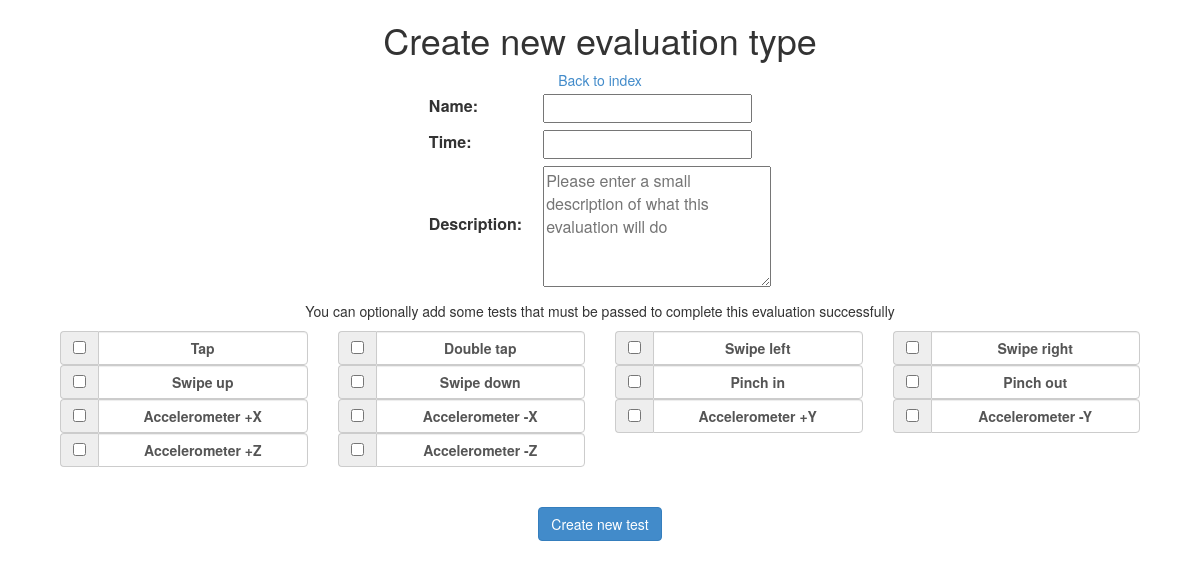
The page /admin/evaluations/create.php on the database as committed earlier.
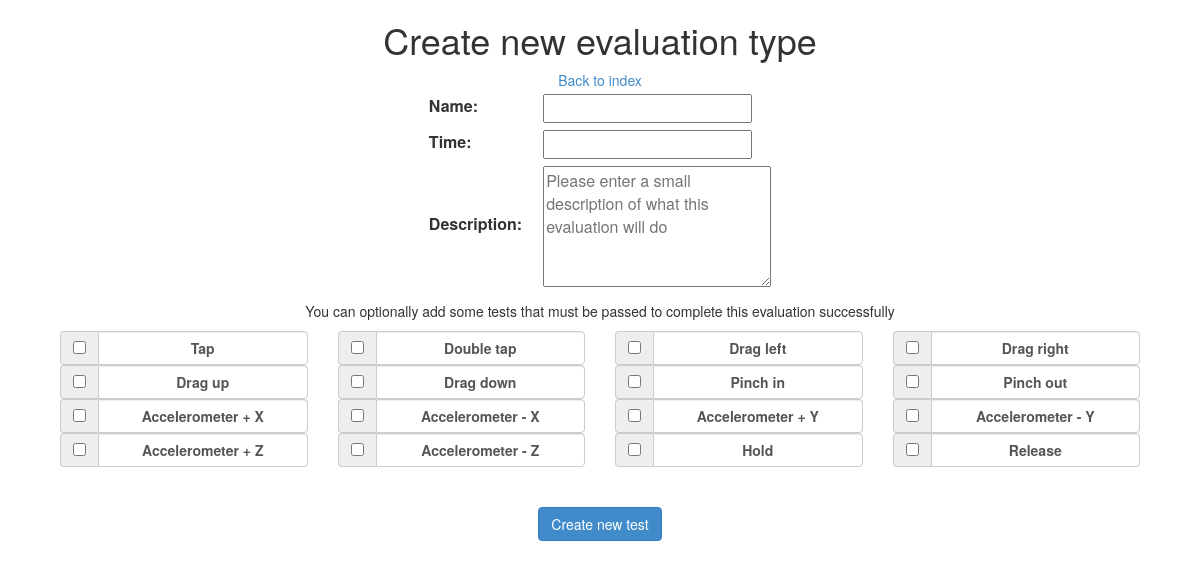
The same page on the database as committed later.
### tables this page shows
CREATE TABLE `tests` (
  `id_test` int(11) NOT NULL AUTO_INCREMENT,
  `name` varchar(45) DEFAULT NULL,
  `action` int(11) NOT NULL DEFAULT '26' COMMENT 'contains the different tests that can be performed, i.e. tap, double tap, swipes, pinches and more.',
  `description` varchar(45) DEFAULT NULL,
  `tag` varchar(45) NOT NULL,
  PRIMARY KEY (`id_test`),
  KEY `fk_tests_1_idx` (`action`),
  CONSTRAINT `fk_tests_1` FOREIGN KEY (`action`) REFERENCES `supported_events` (`id_event`) ON DELETE NO ACTION ON UPDATE NO ACTION
);

### admin/evaluations/create.php (the view, shortened to what this page needs)
<html>
    <head>
        <?php
        include "../../template/_head.php";
        include '../../db_info.php';
        $link = mysqli_connect($hst, $usrnm, $psswrd, $schm) or die("Error " . mysqli_error($link));
        $tests_query = "SELECT t.* FROM tests t ORDER BY t.id_test;" or die("Error " . mysqli_error($link));
        $tests = $link->query($tests_query);
        $tests_array = array();
        ?>
        <link rel="stylesheet" type="text/css" href="/mobile/admin/css/admin.css">
    </head>
    <body>
        <div class="container">
            <center>
                <h1>Create new evaluation type</h1>
                <a href="/mobile/admin/" >Back to index</a>
                <form>
                    <table class="stylish">
                        <tr>
                            <td>
                                <label>Name:</label>
                            </td>
                            <td>
                                <input id="name" type="text" required="true" >
                            </td>
                        </tr>
                        <tr>
                            <td>
                                <label>Time:</label>
                            </td>
                            <td>
                                <input id="time" type="number" required="false">
                            </td>
                        </tr>
                        <tr>
                            <td>
                                <label>Description:</label>
                            </td>
                            <td>
                                <textarea id="description" rows="5" cols="23" placeholder="Please enter a small description of what this evaluation will do"></textarea>
                            </td>
                        </tr>
                    </table>
                    <span class="row" >
                        <p>You can optionally add some tests that must be passed to complete this evaluation successfully</p>
                        <div class="col-xs-12">
                            <?php while ($test = mysqli_fetch_array($tests)) {
                                $tests_array[] = $test;
                                ?>
                                <div class="col-xs-3">
                                    <div class="input-group">
                                        <span class="input-group-addon">
                                            <input type="checkbox" id="<?php echo $test['tag'] ?>"
                                                   value="<?php echo $test['id_test'] ?>" >
                                        </span>
                                        <label class="form-control"><?php echo $test['name'] ?></label>
                                    </div>
                                </div>
<?php } ?>
                        </div>
                    </span>
                    <br>
                    <br>
                    <span class="row" >
                        <button onclick='getTestsAndSendRequest(<?php echo json_encode($tests_array) ?>)' type="button" class="btn btn-primary" >
                            Create new test
                        </button>
                    </span>
                </form>
            </center>
        </div>
    </body>
</html>

Rows that differ between the two databases and show on the page:
changed tests: name "Swipe left" → "Drag left"
changed tests: name "Swipe right" → "Drag right"
changed tests: name "Swipe up" → "Drag up"
changed tests: name "Swipe down" → "Drag down"
changed tests: name "Accelerometer +X" → "Accelerometer + X"
changed tests: name "Accelerometer -X" → "Accelerometer - X"
changed tests: name "Accelerometer +Y" → "Accelerometer + Y"
changed tests: name "Accelerometer -Y" → "Accelerometer - Y"
changed tests: name "Accelerometer +Z" → "Accelerometer + Z"
changed tests: name "Accelerometer -Z" → "Accelerometer - Z"
added tests: name "Hold"
added tests: name "Release"
